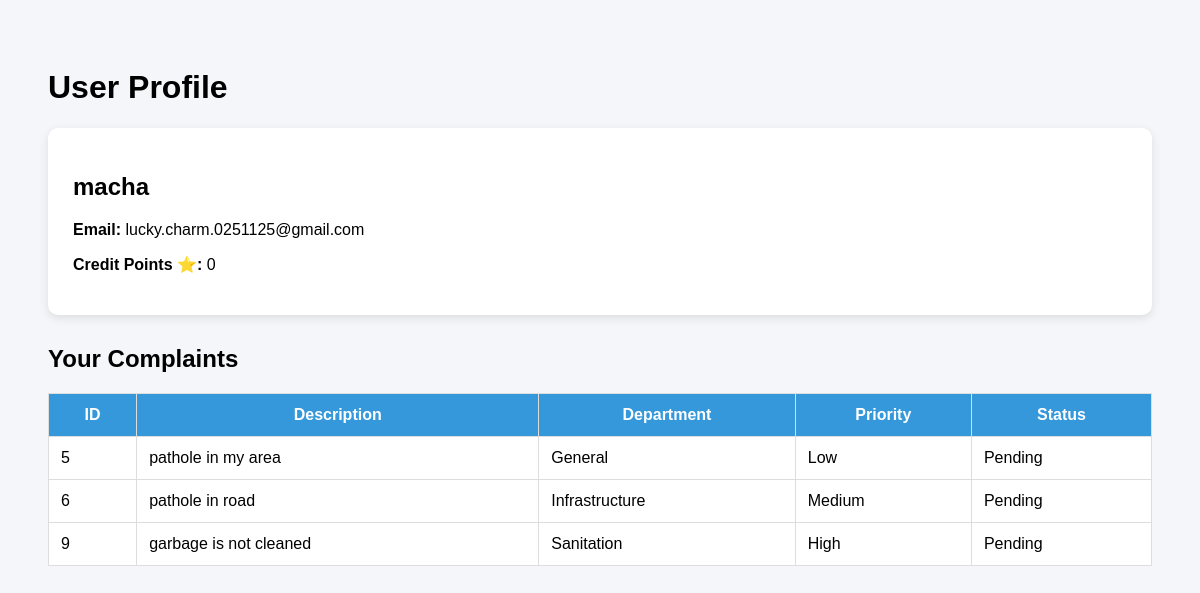
Screenshot of /profile (signed in) with the database file from the repository.
### models.py (models this page shows)
class User(db.Model):
    id = db.Column(db.Integer, primary_key=True)
    name = db.Column(db.String(100))
    email = db.Column(db.String(100), unique=True)
    password = db.Column(db.String(100))
    credit_points = db.Column(db.Integer, default=0)

class Complaint(db.Model):
    id = db.Column(db.Integer, primary_key=True)
    user_id = db.Column(db.Integer)
    description = db.Column(db.Text)
    category = db.Column(db.String(100))
    department = db.Column(db.String(100))
    priority = db.Column(db.String(50))
    latitude = db.Column(db.String(50))
    longitude = db.Column(db.String(50))
    photo = db.Column(db.String(200))
    status = db.Column(db.String(50))

### app.py (the view)
@app.route("/profile")
def profile():
    if "user_id" not in session:
        return redirect("/login")
    user = User.query.get(session["user_id"])
    user_complaints = Complaint.query.filter_by(
        user_id=session["user_id"]
    ).all()
    return render_template(
        "profile.html",
        user=user,
        complaints=user_complaints
    )

### templates/profile.html (shortened to what this page needs)
<!DOCTYPE html>
<html>
<head>
</head>
<body>
<h1>User Profile</h1>
<div class="profile-card">
<h2>{{ user.name }}</h2>
<p><b>Email:</b> {{ user.email }}</p>
<p><b>Credit Points ⭐:</b> {{ user.credit_points }}</p>
</div>
<h2>Your Complaints</h2>
<table>
<tr>
<th>ID</th>
<th>Description</th>
<th>Department</th>
<th>Priority</th>
<th>Status</th>
</tr>
{% for c in complaints %}
<tr>
<td>{{ c.id }}</td>
<td>{{ c.description }}</td>
<td>{{ c.department }}</td>
<td>{{ c.priority }}</td>
<td>{{ c.status }}</td>
</tr>
{% endfor %}
</table>
</body>
</html>

### templates/profile.html (style rules this page uses)
body { font-family:Arial; background:#f4f6f9; padding:40px; }
.profile-card { background:white; padding:25px; border-radius:10px; box-shadow:0 3px 10px rgba(0,0,0,0.1); margin-bottom:30px; }
table { width:100%; border-collapse:collapse; background:white; }
th,td { padding:12px; border:1px solid #ddd; }
th { background:#3498db; color:white; }

### rows the page displays
User: name "macha", email "lucky.charm.0251125@gmail.com", credit_points "0"
Complaint: id "5", description "pathole in my area", department "General", priority "Low", status "Pending"
Complaint: id "6", description "pathole in road", department "Infrastructure", priority "Medium", status "Pending"
Complaint: id "9", description "garbage is not cleaned", department "Sanitation", priority "High", status "Pending"
